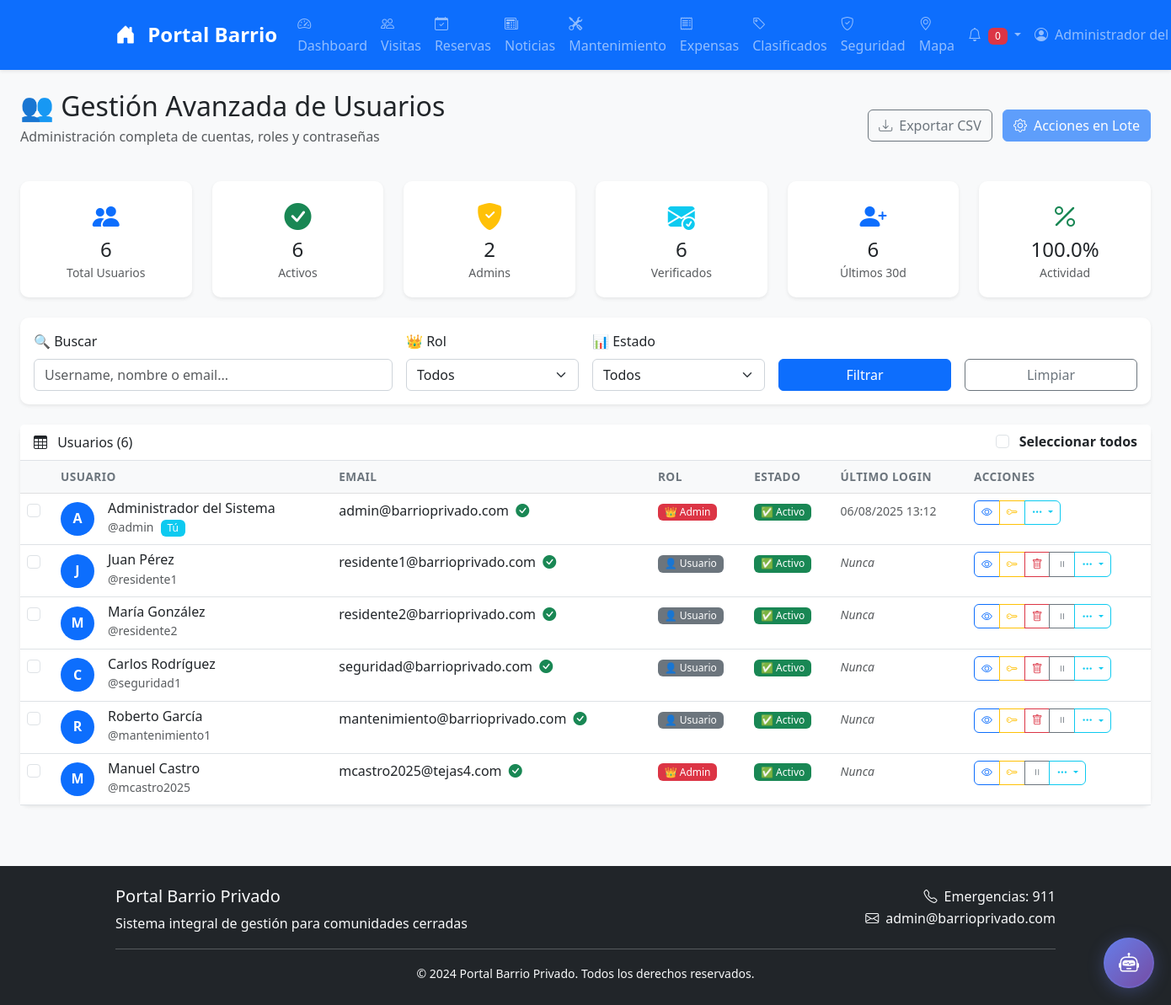
/admin/users/ (signed in), run on an earlier commit of the app's database.
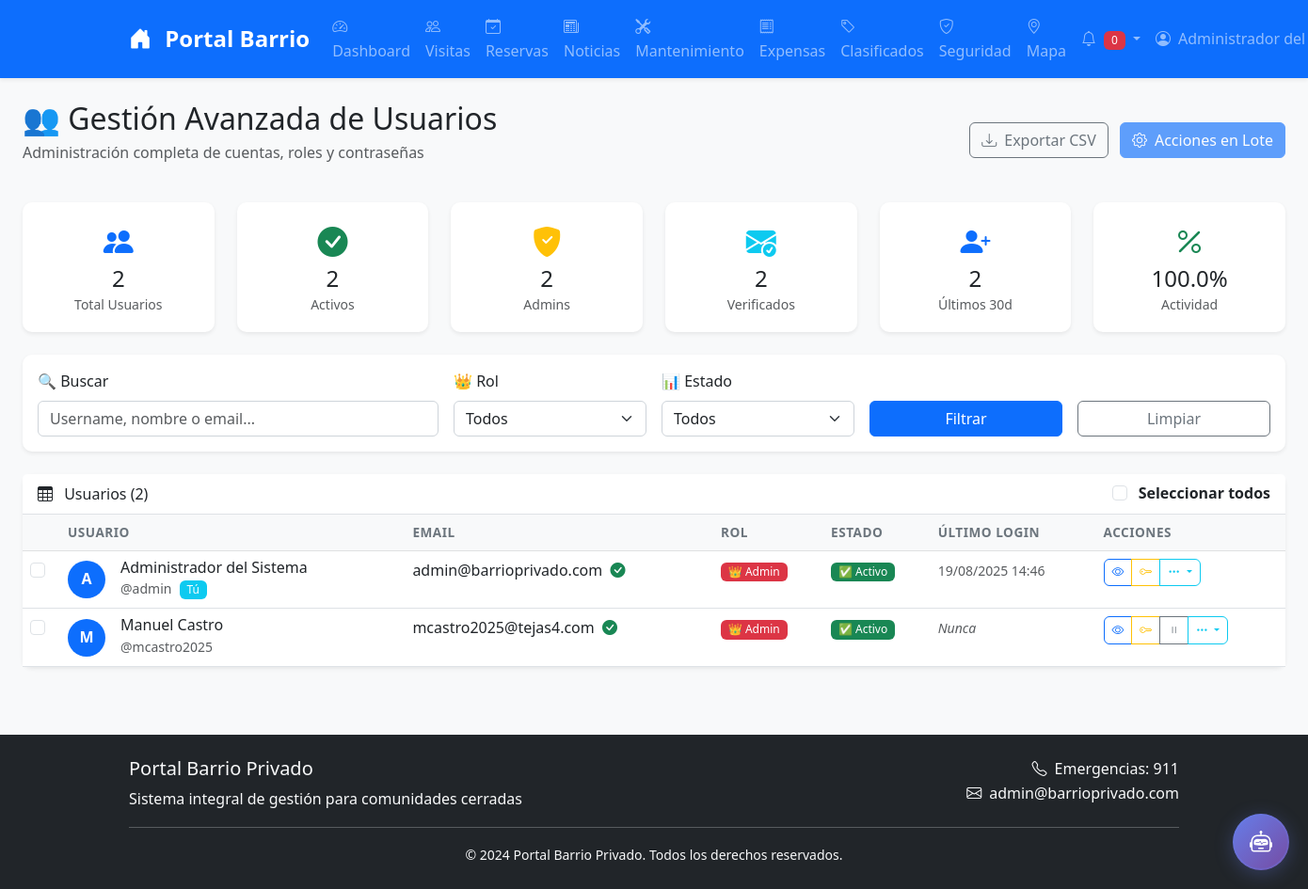
And on a later commit of the database.
### models.py (models this page shows, shortened)
class User(UserMixin, db.Model):
    __tablename__ = 'users'
    id = db.Column(db.Integer, primary_key=True)
    username = db.Column(db.String(80), unique=True, nullable=False, index=True)
    email = db.Column(db.String(120), unique=True, nullable=False, index=True)
    password_hash = db.Column(db.String(255), nullable=False)
    name = db.Column(db.String(100), nullable=False)
    role = db.Column(db.String(20), default='resident')  # resident, admin, security, maintenance
    address = db.Column(db.String(200))
    phone = db.Column(db.String(20))
    emergency_contact = db.Column(db.String(200))
    is_active = db.Column(db.Boolean, default=True)
    email_verified = db.Column(db.Boolean, default=False)
    phone_verified = db.Column(db.Boolean, default=False)
    profile_image = db.Column(db.String(200))
    created_at = db.Column(db.DateTime, default=datetime.utcnow)
    updated_at = db.Column(db.DateTime, default=datetime.utcnow, onupdate=datetime.utcnow)
    last_login = db.Column(db.DateTime)
    two_factor_enabled = db.Column(db.Boolean, default=False)
    two_factor_secret = db.Column(db.String(32))  # Secreto TOTP
    two_factor_enabled_at = db.Column(db.DateTime)
    two_factor_backup_codes = db.Column(db.Text)  # Códigos de respaldo separados por comas
    visits = db.relationship('Visit', backref='resident', lazy='dynamic', cascade='all, delete-orphan')
    reservations = db.relationship('Reservation', foreign_keys='Reservation.user_id', backref='user', lazy='dynamic', cascade='all, delete-orphan')
    news = db.relationship('News', backref='author', lazy='dynamic', cascade='all, delete-orphan')
    maintenance_requests = db.relationship('Maintenance', foreign_keys='Maintenance.user_id', backref='user', lazy='dynamic', cascade='all, delete-orphan')
    expenses = db.relationship('Expense', backref='user', lazy='dynamic', cascade='all, delete-orphan')
    classifieds = db.relationship('Classified', backref='author', lazy='dynamic', cascade='all, delete-orphan')
    security_reports = db.relationship('SecurityReport', foreign_keys='SecurityReport.user_id', backref='author', lazy='dynamic', cascade='all, delete-orphan')
    notifications = db.relationship('Notification', backref='user', lazy='dynamic', cascade='all, delete-orphan')
    def can_access_admin(self):
        return self.role in ['admin']

### routes/admin.py (the view)
@bp.route('/users')
@login_required
@admin_required
def users():
    page = request.args.get('page', 1, type=int)
    users = User.query.paginate(
        page=page, per_page=20, error_out=False
    )
    return jsonify({
        'users': [{
            'id': user.id,
            'username': user.username,
            'email': user.email,
            'name': user.name,
            'role': user.role,
            'is_active': user.is_active,
            'created_at': user.created_at.isoformat() if user.created_at else None
        } for user in users.items],
        'total': users.total,
        'pages': users.pages,
        'current_page': page
    })

### performance_integration.py (called while the page is built)
    def setup_middleware(self):
        @self.app.before_request
        def before_request():
            request.start_time = datetime.now()
            logger.info(f"📥 {request.method} {request.path} - {request.remote_addr}")
        @self.app.after_request
        def after_request(response):
            if hasattr(request, 'start_time'):
                duration = (datetime.now() - request.start_time).total_seconds()
                response.headers['X-Response-Time'] = str(duration)
                if duration > 1.0:  # Más de 1 segundo
                    logger.warning(f"⚠️ Request lento: {request.path} ({duration:.2f}s)")
                else:
                    logger.info(f"📤 {request.method} {request.path} - {response.status_code} ({duration:.3f}s)")
            return response

### security.py (called while the page is built)
    def before_request(self):
        logger.info(f"{request.method} {request.path} - {request.remote_addr}")
        if request.path.startswith('/api/'):
            self.check_rate_limit()

### templates/user_management/index.html (shortened to what the changed rows need)
{% extends "base.html" %}
{% block content %}
<div class="container-fluid">
    <div class="row mb-4">
        <div class="col-12">
            <div class="d-flex justify-content-between align-items-center">
                <div>
                    <h2 class="mb-1">👥 Gestión Avanzada de Usuarios</h2>
                </div>
            </div>
        </div>
    </div>
    <div class="row mb-4">
        <div class="col-md-2">
            <div class="card border-0 shadow-sm text-center">
                <div class="card-body">
                    <i class="bi bi-people-fill text-primary fs-2 mb-2"></i>
                    <h4 class="mb-0">{{ stats.total_users }}</h4>
                    <small class="text-muted">Total Usuarios</small>
                </div>
            </div>
        </div>
        <div class="col-md-2">
            <div class="card border-0 shadow-sm text-center">
                <div class="card-body">
                    <i class="bi bi-check-circle-fill text-success fs-2 mb-2"></i>
                    <h4 class="mb-0">{{ stats.active_users }}</h4>
                    <small class="text-muted">Activos</small>
                </div>
            </div>
        </div>
        <div class="col-md-2">
            <div class="card border-0 shadow-sm text-center">
                <div class="card-body">
                    <i class="bi bi-envelope-check-fill text-info fs-2 mb-2"></i>
                    <h4 class="mb-0">{{ stats.verified_users }}</h4>
                    <small class="text-muted">Verificados</small>
                </div>
            </div>
        </div>
        <div class="col-md-2">
            <div class="card border-0 shadow-sm text-center">
                <div class="card-body">
                    <i class="bi bi-person-plus-fill text-primary fs-2 mb-2"></i>
                    <h4 class="mb-0">{{ stats.recent_users }}</h4>
                    <small class="text-muted">Últimos 30d</small>
                </div>
            </div>
        </div>
    </div>
    <div class="row">
        <div class="col-12">
            <div class="card border-0 shadow-sm">
                <div class="card-header bg-white">
                    <div class="d-flex justify-content-between align-items-center">
                        <h6 class="mb-0">
                            <i class="bi bi-table me-2"></i>
                            Usuarios ({{ users|length }})
                        </h6>
                        <div>
                            <input type="checkbox" id="selectAll" class="form-check-input me-2">
                            <label for="selectAll" class="form-check-label">Seleccionar todos</label>
                        </div>
                    </div>
                </div>
                <div class="card-body p-0">
                    <div class="table-responsive">
                        <table class="table table-hover mb-0">
                            <thead class="table-light">
                                <tr>
                                    <th width="40"></th>
                                    <th>Usuario</th>
                                    <th>Email</th>
                                    <th>Rol</th>
                                    <th>Estado</th>
                                    <th>Último Login</th>
                                    <th>Acciones</th>
                                </tr>
                            </thead>
                            <tbody>
                                {% for user in users %}
                                <tr>
                                    <td>
                                        <input type="checkbox" class="form-check-input user-checkbox"
                                               value="{{ user.id }}" data-username="{{ user.username }}">
                                    </td>
                                    <td>
                                        <div class="d-flex align-items-center">
                                            <div class="avatar-sm me-3">
                                                <div class="avatar-circle bg-primary text-white">
                                                    {{ user.name[0].upper() if user.name else user.username[0].upper() }}
                                                </div>
                                            </div>
                                            <div>
                                                <h6 class="mb-0">{{ user.name or user.username }}</h6>
                                                <small class="text-muted">@{{ user.username }}</small>
                                                {% if user.id == current_user.id %}
                                                    <span class="badge bg-info ms-1">Tú</span>
                                                {% endif %}
                                            </div>
                                        </div>
                                    </td>
                                    <td>
                                        <div>
                                            {{ user.email }}
                                            {% if user.email_verified %}
                                                <i class="bi bi-check-circle-fill text-success ms-1" title="Verificado"></i>
                                            {% else %}
                                                <i class="bi bi-exclamation-circle-fill text-warning ms-1" title="No verificado"></i>
                                            {% endif %}
                                        </div>
                                    </td>
                                    <td>
                                        {% if user.role == 'admin' %}
                                            <span class="badge bg-danger">👑 Admin</span>
                                        {% elif user.role == 'moderator' %}
                                            <span class="badge bg-warning">🛡️ Moderador</span>
                                        {% else %}
                                            <span class="badge bg-secondary">👤 Usuario</span>
                                        {% endif %}
                                    </td>
                                    <td>
                                        {% if user.is_active %}
                                            <span class="badge bg-success">✅ Activo</span>
                                        {% else %}
                                            <span class="badge bg-danger">❌ Inactivo</span>
                                        {% endif %}
                                    </td>
                                    <td>
                                        <small class="text-muted">
                                            {% if user.last_login %}
                                                {{ user.last_login.strftime('%d/%m/%Y %H:%M') }}
                                            {% else %}
                                                <em>Nunca</em>
                                            {% endif %}
                                        </small>
                                    </td>
                                    <td>
                                        <div class="btn-group btn-group-sm">
                                            <button class="btn btn-outline-primary"
                                                    onclick="viewUserDetails({{ user.id }})"
                                                    title="Ver detalles">
                                                <i class="bi bi-eye"></i>
                                            </button>
                                            <button class="btn btn-outline-warning"
                                                    onclick="resetPassword({{ user.id }}, '{{ user.username }}')"
                                                    title="Resetear contraseña">
                                                <i class="bi bi-key"></i>
                                            </button>
                                            {% if user.username not in ['admin', 'mcastro2025'] and user.id != current_user.id %}
                                            <button class="btn btn-outline-danger btn-sm"
                                                    onclick="deleteUser({{ user.id }}, '{{ user.username }}')"
                                                    title="Eliminar usuario">
                                                <i class="bi bi-trash"></i>
                                            </button>
                                            {% endif %}
                                            {% if user.id != current_user.id %}
                                            <button class="btn btn-outline-secondary"
                                                    onclick="toggleStatus({{ user.id }}, '{{ user.username }}', {{ user.is_active|lower }})"
                                                    title="{% if user.is_active %}Desactivar{% else %}Activar{% endif %}">
                                                <i class="bi bi-{% if user.is_active %}pause{% else %}play{% endif %}"></i>
                                            </button>
                                            {% endif %}
                                            <div class="btn-group btn-group-sm">
                                                <button class="btn btn-outline-info dropdown-toggle"
                                                        data-bs-toggle="dropdown" title="Más acciones">
                                                    <i class="bi bi-three-dots"></i>
                                                </button>
                                            </div>
                                        </div>
                                    </td>
                                </tr>
                                {% endfor %}
                            </tbody>
                        </table>
                    </div>
                </div>
            </div>
        </div>
    </div>
</div>
{% endblock %}

### templates/base.html (shortened to what the changed rows need)
<!DOCTYPE html>
<html lang="es">
<head>
    <link href="https://cdn.jsdelivr.net/npm/bootstrap@5.3.0/dist/css/bootstrap.min.css" rel="stylesheet">
    <link href="https://cdn.jsdelivr.net/npm/bootstrap-icons@1.10.0/font/bootstrap-icons.css" rel="stylesheet">
    <link href="https://cdnjs.cloudflare.com/ajax/libs/font-awesome/6.4.0/css/all.min.css" rel="stylesheet">
    <link href="{{ url_for('static', filename='css/style.css') }}" rel="stylesheet">
</head>
<body>
    <nav class="navbar navbar-expand-lg navbar-dark bg-primary shadow-sm">
        <div class="container">
            <div class="collapse navbar-collapse" id="navbarNav">
                <ul class="navbar-nav">
                    {% if current_user.is_authenticated %}
                        <li class="nav-item dropdown">
                            <a class="nav-link dropdown-toggle" href="#" role="button" data-bs-toggle="dropdown">
                                <i class="bi bi-bell me-1"></i>
                                <span class="badge bg-danger" id="notification-count">0</span>
                            </a>
                        </li>
                        <li class="nav-item dropdown">
                            <a class="nav-link dropdown-toggle" href="#" role="button" data-bs-toggle="dropdown">
                                <i class="bi bi-person-circle me-1"></i>
                                {{ current_user.name }}
                            </a>
                        </li>
                    {% endif %}
                </ul>
            </div>
        </div>
    </nav>
    <main class="container-fluid py-4">
        {% block content %}{% endblock %}
    </main>
</body>
</html>

What changed in the data, as far as the page shows it:
removed User: name "J", name "Juan Pérez", username "residente1", email "residente1@barrioprivado.com", email_verified True (drawn), role "👤 Usuario", is_active "✅ Activo", shows "Nunca"
removed User: name "M", name "María González", username "residente2", email "residente2@barrioprivado.com", email_verified True (drawn), role "👤 Usuario", is_active "✅ Activo", shows "Nunca"
removed User: name "C", name "Carlos Rodríguez", username "seguridad1", email "seguridad@barrioprivado.com", email_verified True (drawn), role "👤 Usuario", is_active "✅ Activo", shows "Nunca"
removed User: name "R", name "Roberto García", username "mantenimiento1", email "mantenimiento@barrioprivado.com", email_verified True (drawn), role "👤 Usuario", is_active "✅ Activo", shows "Nunca"
changed User "Administrador del Sistema": last_login "06/08/2025 13:12" → "19/08/2025 14:46"
Also different on the page:
{{ stats.total_users }}: "6" → "2"
{{ stats.active_users }}: "6" → "2"
{{ stats.verified_users }}: "6" → "2"
{{ stats.recent_users }}: "6" → "2"
{{ users|length }}: "6" → "2"
